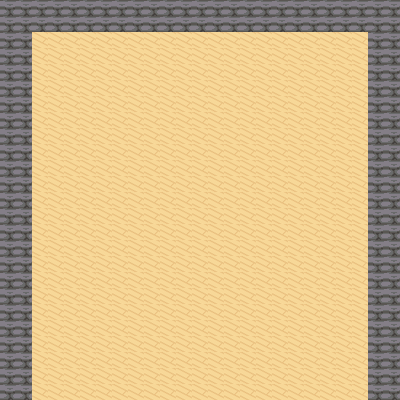

Below is a game level as drawn by its tile map, then a one-line description and the .tmx file that defines it, in full:
An orthogonal 25x25 tile map with 16x16 px tiles, 2 tile layers (fond, murs), 2 tilesets and 2 objects (exit_house, spawn_house).

<map version="1.8" tiledversion="1.8.4" orientation="orthogonal" renderorder="right-down" width="25" height="25" tilewidth="16" tileheight="16" infinite="0" nextlayerid="4" nextobjectid="3">
 <tileset firstgid="1" source="house.tsx" />
 <tileset firstgid="776" source="nature.tsx" />
 <layer id="1" name="fond" width="25" height="25">
  <data encoding="csv">
302,302,302,302,302,302,302,302,302,302,302,302,302,302,302,302,302,302,302,302,302,302,302,302,302,
302,302,302,302,302,302,302,302,302,302,302,302,302,302,302,302,302,302,302,302,302,302,302,302,302,
302,302,302,302,302,302,302,302,302,302,302,302,302,302,302,302,302,302,302,302,302,302,302,302,302,
302,302,302,302,302,302,302,302,302,302,302,302,302,302,302,302,302,302,302,302,302,302,302,302,302,
302,302,302,302,302,302,302,302,302,302,302,302,302,302,302,302,302,302,302,302,302,302,302,302,302,
302,302,302,302,302,302,302,302,302,302,302,302,302,302,302,302,302,302,302,302,302,302,302,302,302,
302,302,302,302,302,302,302,302,302,302,302,302,302,302,302,302,302,302,302,302,302,302,302,302,302,
302,302,302,302,302,302,302,302,302,302,302,302,302,302,302,302,302,302,302,302,302,302,302,302,302,
302,302,302,302,302,302,302,302,302,302,302,302,302,302,302,302,302,302,302,302,302,302,302,302,302,
302,302,302,302,302,302,302,302,302,302,302,302,302,302,302,302,302,302,302,302,302,302,302,302,302,
302,302,302,302,302,302,302,302,302,302,302,302,302,302,302,302,302,302,302,302,302,302,302,302,302,
302,302,302,302,302,302,302,302,302,302,302,302,302,302,302,302,302,302,302,302,302,302,302,302,302,
302,302,302,302,302,302,302,302,302,302,302,302,302,302,302,302,302,302,302,302,302,302,302,302,302,
302,302,302,302,302,302,302,302,302,302,302,302,302,302,302,302,302,302,302,302,302,302,302,302,302,
302,302,302,302,302,302,302,302,302,302,302,302,302,302,302,302,302,302,302,302,302,302,302,302,302,
302,302,302,302,302,302,302,302,302,302,302,302,302,302,302,302,302,302,302,302,302,302,302,302,302,
302,302,302,302,302,302,302,302,302,302,302,302,302,302,302,302,302,302,302,302,302,302,302,302,302,
302,302,302,302,302,302,302,302,302,302,302,302,302,302,302,302,302,302,302,302,302,302,302,302,302,
302,302,302,302,302,302,302,302,302,302,302,302,302,302,302,302,302,302,302,302,302,302,302,302,302,
302,302,302,302,302,302,302,302,302,302,302,302,302,302,302,302,302,302,302,302,302,302,302,302,302,
302,302,302,302,302,302,302,302,302,302,302,302,302,302,302,302,302,302,302,302,302,302,302,302,302,
302,302,302,302,302,302,302,302,302,302,302,302,302,302,302,302,302,302,302,302,302,302,302,302,302,
302,302,302,302,302,302,302,302,302,302,302,302,302,302,302,302,302,302,302,302,302,302,302,302,302,
302,302,302,302,302,302,302,302,302,302,302,302,302,302,302,302,302,302,302,302,302,302,302,302,302,
302,302,302,302,302,302,302,302,302,302,302,302,302,302,302,302,302,302,302,302,302,302,302,302,302
</data>
 </layer>
 <layer id="2" name="murs" width="25" height="25">
  <data encoding="csv">
983,983,983,983,983,983,983,983,983,983,983,983,983,983,983,983,983,983,983,983,983,983,983,983,983,
983,983,983,983,983,983,983,983,983,983,983,983,983,983,983,983,983,983,983,983,983,983,983,983,983,
983,983,0,0,0,0,0,0,0,0,0,0,0,0,0,0,0,0,0,0,0,0,0,983,983,
983,983,0,0,0,0,0,0,0,0,0,0,0,0,0,0,0,0,0,0,0,0,0,983,983,
983,983,0,0,0,0,0,0,0,0,0,0,0,0,0,0,0,0,0,0,0,0,0,983,983,
983,983,0,0,0,0,0,0,0,0,0,0,0,0,0,0,0,0,0,0,0,0,0,983,983,
983,983,0,0,0,0,0,0,0,0,0,0,0,0,0,0,0,0,0,0,0,0,0,983,983,
983,983,0,0,0,0,0,0,0,0,0,0,0,0,0,0,0,0,0,0,0,0,0,983,983,
983,983,0,0,0,0,0,0,0,0,0,0,0,0,0,0,0,0,0,0,0,0,0,983,983,
983,983,0,0,0,0,0,0,0,0,0,0,0,0,0,0,0,0,0,0,0,0,0,983,983,
983,983,0,0,0,0,0,0,0,0,0,0,0,0,0,0,0,0,0,0,0,0,0,983,983,
983,983,0,0,0,0,0,0,0,0,0,0,0,0,0,0,0,0,0,0,0,0,0,983,983,
983,983,0,0,0,0,0,0,0,0,0,0,0,0,0,0,0,0,0,0,0,0,0,983,983,
983,983,0,0,0,0,0,0,0,0,0,0,0,0,0,0,0,0,0,0,0,0,0,983,983,
983,983,0,0,0,0,0,0,0,0,0,0,0,0,0,0,0,0,0,0,0,0,0,983,983,
983,983,0,0,0,0,0,0,0,0,0,0,0,0,0,0,0,0,0,0,0,0,0,983,983,
983,983,0,0,0,0,0,0,0,0,0,0,0,0,0,0,0,0,0,0,0,0,0,983,983,
983,983,0,0,0,0,0,0,0,0,0,0,0,0,0,0,0,0,0,0,0,0,0,983,983,
983,983,0,0,0,0,0,0,0,0,0,0,0,0,0,0,0,0,0,0,0,0,0,983,983,
983,983,0,0,0,0,0,0,0,0,0,0,0,0,0,0,0,0,0,0,0,0,0,983,983,
983,983,0,0,0,0,0,0,0,0,0,0,0,0,0,0,0,0,0,0,0,0,0,983,983,
983,983,0,0,0,0,0,0,0,0,0,0,0,0,0,0,0,0,0,0,0,0,0,983,983,
983,983,0,0,0,0,0,0,0,0,0,0,0,0,0,0,0,0,0,0,0,0,0,983,983,
983,983,0,0,0,0,0,0,0,0,0,0,0,0,0,0,0,0,0,0,0,0,0,983,983,
983,983,0,0,0,0,0,0,0,0,0,0,0,0,0,0,0,0,0,0,0,0,0,983,983
</data>
 </layer>
 <objectgroup id="3" name="objects">
  <object id="1" name="exit_house" x="95.5872" y="378.83" width="46.3275" height="18.1792" />
  <object id="2" name="spawn_house" x="189.415" y="391.145">
   <point />
  </object>
 </objectgroup>
</map>
